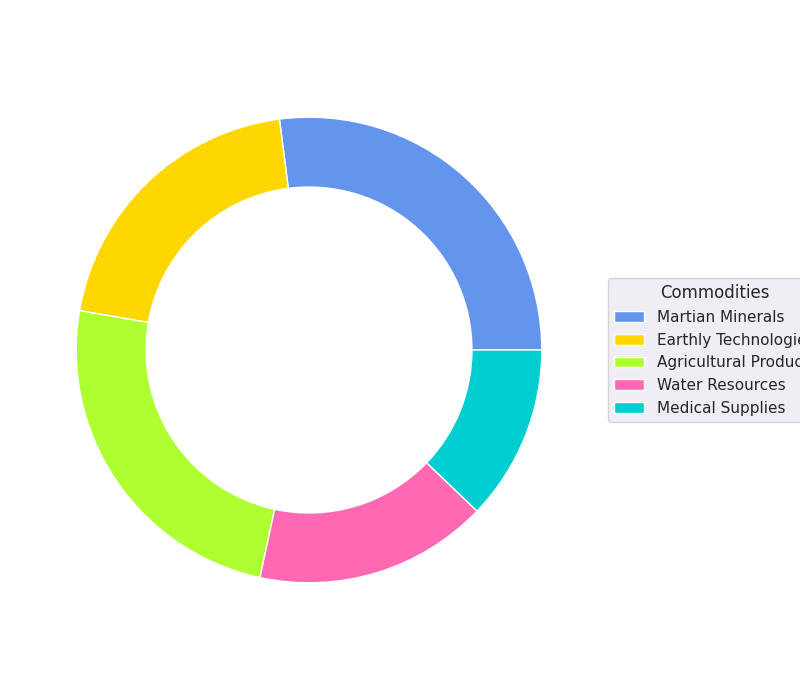

Source code (Python):
import matplotlib.pyplot as plt

commodities = ['Martian Minerals', 'Earthly Technologies', 
               'Agricultural Products', 'Water Resources', 
               'Medical Supplies']
trade_volumes = [200, 150, 180, 120, 90]
new_colors = ['#6495ED', '#FFD700', '#ADFF2F', '#FF69B4', '#00CED1']

fig, ax1 = plt.subplots(1, 1, figsize=(8, 7))

wedges, texts = ax1.pie(trade_volumes, colors=new_colors, wedgeprops=dict(width=0.3))
ax1.set(aspect="equal")

plt.legend(wedges, commodities, title="Commodities", loc="center left", bbox_to_anchor=(1, 0, 0.5, 1))
plt.tight_layout()
plt.show()
